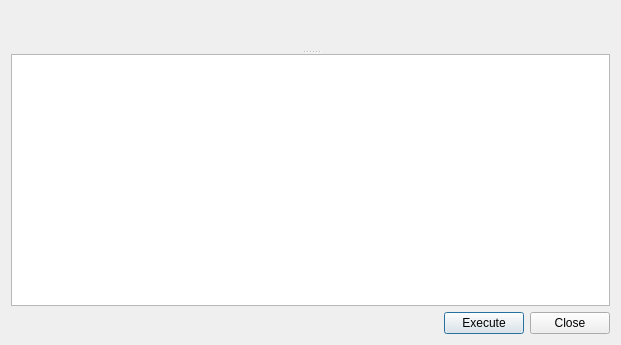
<?xml version="1.0" encoding="UTF-8"?>
<ui version="4.0">
 <class>ScriptingDialog</class>
 <widget class="QDialog" name="ScriptingDialog">
  <property name="geometry">
   <rect>
    <x>0</x>
    <y>0</y>
    <width>621</width>
    <height>345</height>
   </rect>
  </property>
  <property name="windowTitle">
   <string>Scripting</string>
  </property>
  <layout class="QGridLayout" name="gridLayout">
   <item row="0" column="0" colspan="3">
    <widget class="QSplitter" name="splitter">
     <property name="orientation">
      <enum>Qt::Vertical</enum>
     </property>
     <widget class="QsciScintilla" name="scriptTextEdit">
      <property name="toolTip">
       <string/>
      </property>
      <property name="whatsThis">
       <string/>
      </property>
     </widget>
     <widget class="QTextBrowser" name="outputTextBrowser"/>
    </widget>
   </item>
   <item row="1" column="0">
    <spacer name="horizontalSpacer">
     <property name="orientation">
      <enum>Qt::Horizontal</enum>
     </property>
     <property name="sizeHint" stdset="0">
      <size>
       <width>430</width>
       <height>20</height>
      </size>
     </property>
    </spacer>
   </item>
   <item row="1" column="1">
    <widget class="QPushButton" name="executePushButton">
     <property name="text">
      <string>Execute</string>
     </property>
    </widget>
   </item>
   <item row="1" column="2">
    <widget class="QPushButton" name="closePushButton">
     <property name="text">
      <string>Close</string>
     </property>
    </widget>
   </item>
  </layout>
 </widget>
 <customwidgets>
  <customwidget>
   <class>QsciScintilla</class>
   <extends>QFrame</extends>
   <header>Qsci/qsciscintilla.h</header>
  </customwidget>
 </customwidgets>
 <resources/>
 <connections>
  <connection>
   <sender>closePushButton</sender>
   <signal>clicked()</signal>
   <receiver>ScriptingDialog</receiver>
   <slot>accept()</slot>
   <hints>
    <hint type="sourcelabel">
     <x>585</x>
     <y>319</y>
    </hint>
    <hint type="destinationlabel">
     <x>266</x>
     <y>319</y>
    </hint>
   </hints>
  </connection>
 </connections>
</ui>
